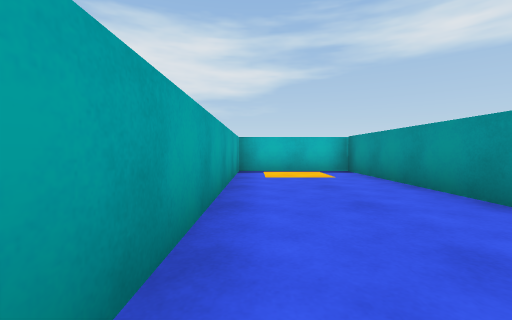
view 1 (above)

18 first-person views from a walk through a scene from a Unity 3-D project. The camera is 0.59 m above the floor, tilts 2° down and sees 90° across. The floor is counted in squares, 1 m on a side. Each view is taken from the middle of a square. On the plan, view 1 faces up. The plan holds only what a view shows up to about 9 squares ahead; the rest is blank. The player character is not drawn.

view 2
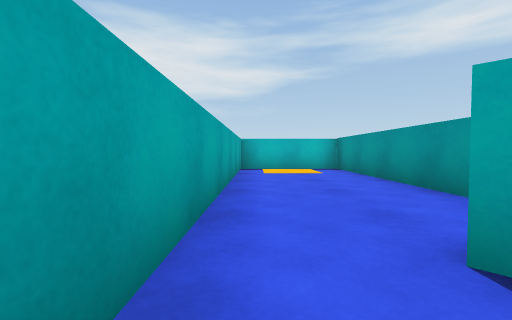

view 3
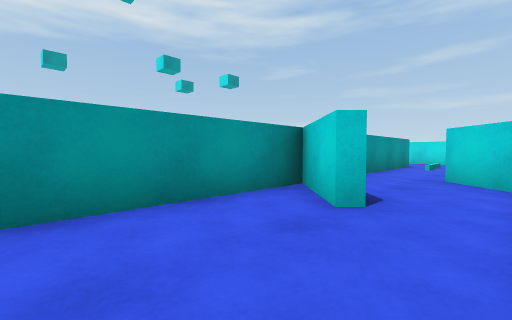

view 4
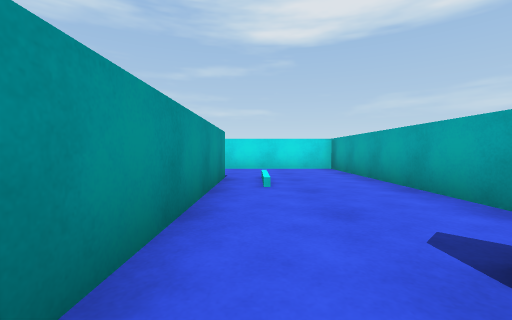

view 5
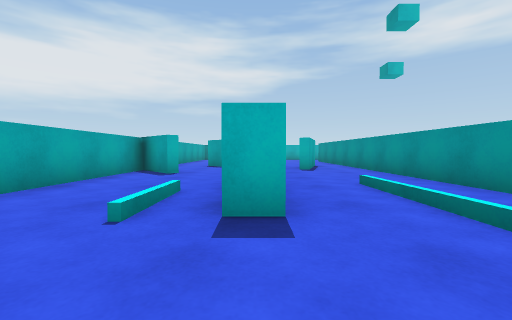

view 6
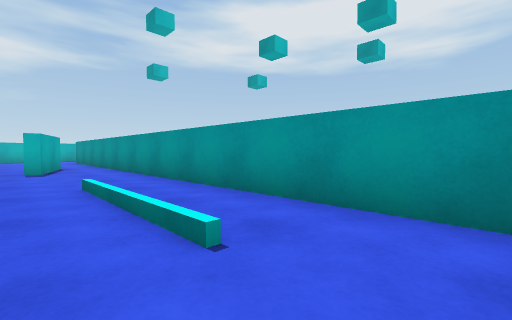

view 7
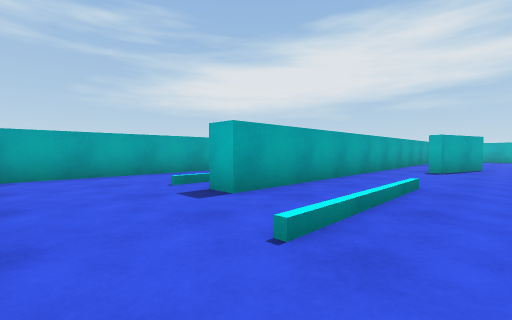

view 8
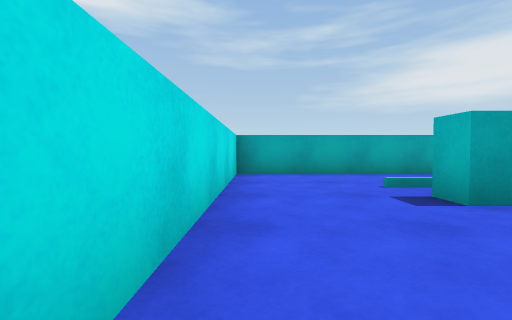

view 9
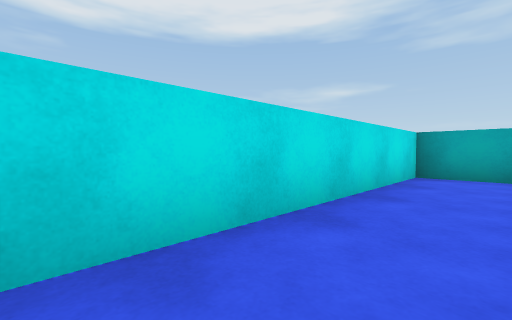

view 10
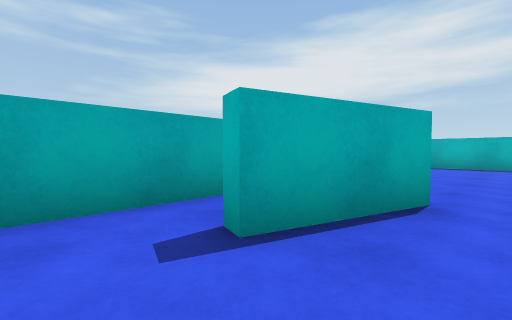

view 11
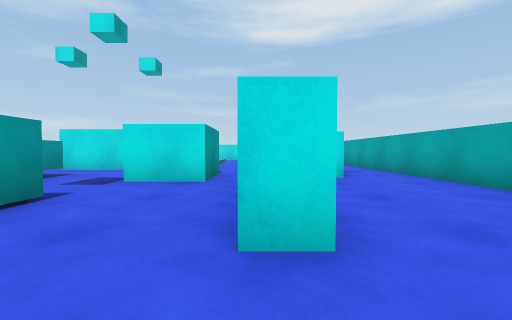

view 12
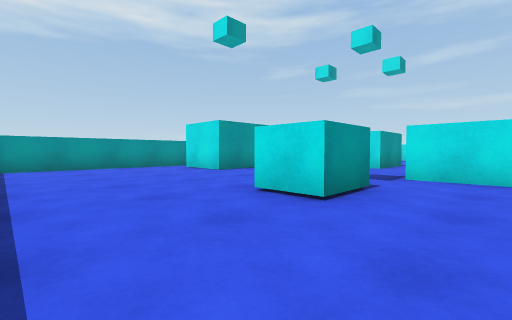

view 13
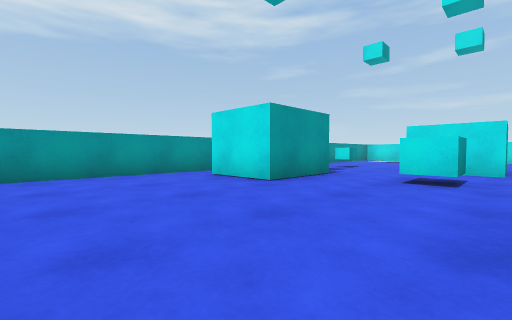

view 14
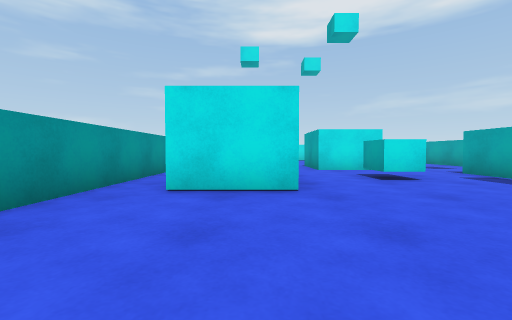

view 15
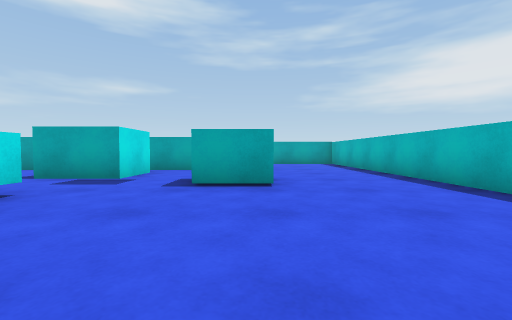

view 16
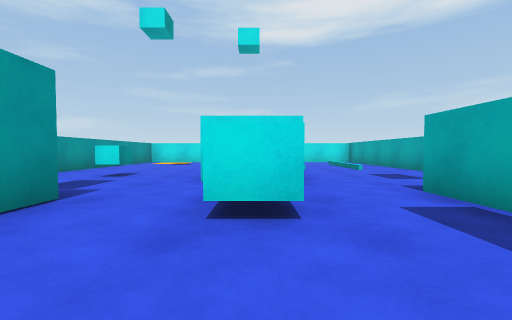

view 17
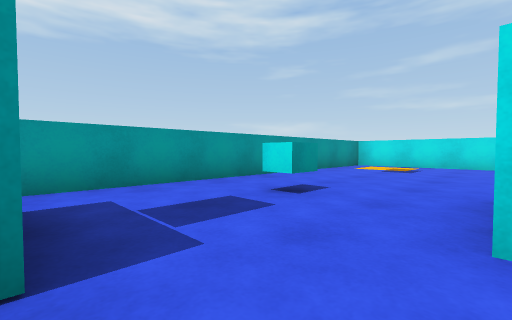

view 18
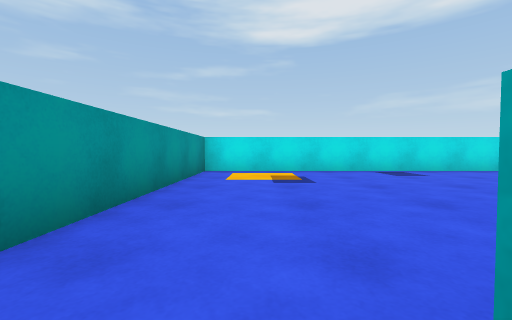

### Floor plan
Ten units are one square. View 1 is at (0, 0); x grows to the right and y downward. Boxes are objects, and circles mark ways between rooms. Rooms are numbered by the first view taken in them; rooms with no view inside come last. Other rooms are left out.
<svg viewBox="-10 -80 190 190">
<path fill="none" stroke="#000" d="M7 33 -5 21 -5 105 61 105M0 21 9 31M33 10 33 77 27 77 27 26M47 19 43 17M10 -2 13 -5 27 9 27 -75 -5 -75M65 101 65 15M-5 -72 -5 6M71 28 71 60M65 15 65 -2M71 -21 71 -6M54 -3 47 19M65 -45 71 -45M116 -75 40 -75M33 -24 33 10M89 105 175 105 175 -70"/>
<rect x="75" y="-15" width="20" height="30" fill="#bbb"><title>cyan block</title></rect>
<rect x="95" y="-45" width="10" height="20" fill="#bbb"><title>cyan block</title></rect>
<rect x="105" y="15" width="30" height="30" fill="#bbb"><title>cyan block</title></rect>
<rect x="115" y="-15" width="10" height="20" fill="#bbb"><title>cyan block</title></rect>
<rect x="145" y="25" width="10" height="10" fill="#bbb"><title>cyan block</title></rect>
<rect x="145" y="-25" width="20" height="30" fill="#bbb"><title>cyan block</title></rect>
<circle cx="60" cy="10" r="3" fill="#2a7"/>
<text x="20" y="30">1</text>
<text x="120" y="10">2</text>
</svg>
Room 1 opens to room 2.

Where each view was taken, in squares from view 1:
view 1: 0 up, 0 right, facing up
view 2: 1 down, 0 right, facing up
view 3: 3 up, 0 right, facing down-right
view 4: 2 down, 2 right, facing down
view 5: 10 down, 3 right, facing up
view 6: 10 down, 4 right, facing up-right
view 7: 10 down, 6 right, facing up-left
view 8: 10 down, 6 right, facing left
view 9: 9 down, 6 right, facing down-left
view 10: 3 down, 6 right, facing up-left
view 11: 6 up, 7 right, facing down
view 12: 7 up, 8 right, facing down-right
view 13: 6 up, 11 right, facing down-right
view 14: 6 up, 15 right, facing down
view 15: 4 up, 15 right, facing left
view 16: 3 up, 12 right, facing down
view 17: 0 up, 13 right, facing down-right
view 18: 3 down, 16 right, facing down
